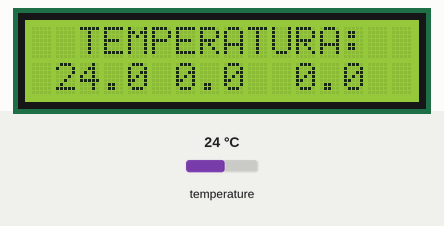
Simulated run of this sketch. Board: ESP32. On the bench: 16×2 character LCD. Inputs (shaded band) come from the test bench; at power-on: temperature 24 °C. WiFi joins after 1.5 s; servers stay silent unless stated; no MQTT or app messages arrive unless stated; what the sketch prints to the serial monitor is not drawn.

Above: at 7.8 s.
7.9 s: temperature set to 12 °C
At 8.7 s:
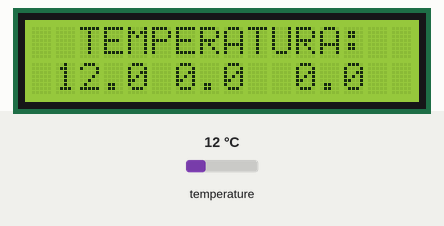
9.7 s: temperature set to 19 °C
At 10.7 s:
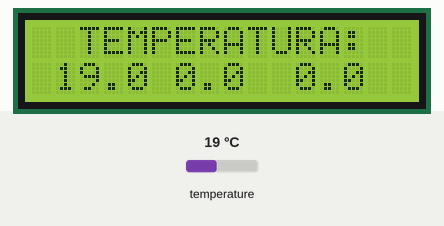
11.3 s: temperature set to 28 °C
At 12.6 s:
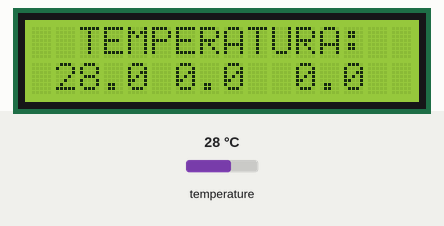
Timing chart, 0 to 14.3 s (numbered marks = the images above; inputs shaded):
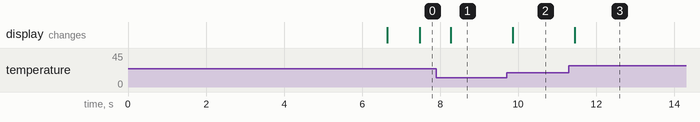

The sketch:

AMBAR_CEV_BIORREATOR_B.ino
```cpp
// ESP32 DEV KIT - AMBAR - Cliente Estacao de Compostagem e Vermicompostagem
#include <stdio.h>
#include <stdint.h>
#include <WiFi.h>
#include <PubSubClient.h>
#include <WiFiClient.h>
#include <WebServer.h>
#include <ESPmDNS.h>
#include <Update.h>
#include <Wire.h>
#include <OneWire.h>
#include <DallasTemperature.h>
#include <LiquidCrystal_I2C.h>

// Endereco DS18B20 1: 28FF641E837C5D30
// Endereco DS18B20 2: 28FF641E8377FA3F
// iP for OTA: 192.168.1.11/

// Wifi
const char* host = "AMBAR 1 - CEV - BIORREATOR B";
const char* SSID = "Guilherme OiFibra 2G";
const char* PASS = "zezewifi2805";
//const char* ssid = "Galaxy A13 0109";
//const char* pass = "njji1312";
//const char* SSID ="UNB Wireless";
//const char* PASS ="";
const char* mqtt_server = "broker.hivemq.com";  // MQTT server eh o mesmo que "broker"? Sim

// Defining ESP32 pins
#define GPIO12 12
#define DHTPIN 13
#define GPIO14 14
#define RXD2 16
#define TXD2 17
#define GPIO18 18
#define GPIO19 19
#define I2C_SDA 21
#define I2C_SCL 22
#define GPIO23 23
#define GPIO25 25
#define GPIO26 26
#define GPIO27 27
#define GPIO32 32
#define GPIO33 33

// Variaveis
volatile uint8_t flag_msgFromPayload = 0;
float temp[2];        // String para guardar temperaturas
int numberOfDevices;  // Numero de dispositivos One Wire encontrados
const int oneWireBus = 5;
long lastTemp = 0;

// Objetos
OneWire oneWire(oneWireBus);          // Setup a oneWire instance to communicate with any OneWire devices
DallasTemperature sensors(&oneWire);  // Pass our oneWire reference to Dallas Temperature sensor
// We'll use this variable to store a found device address
DeviceAddress tempDeviceAddress;
WiFiClient espClient;
PubSubClient client(espClient);
WebServer server(80);  //~Webserver para se comunicar via browser com ESP32
//Inicializa o display no endereco 0x27
LiquidCrystal_I2C lcd(0x27, 16, 2);  // O endereco de fabrica do LCD geralmente é 0x27 ou 0x7F

/* Códigos da página que será aberta no browser
   (quando comunicar via browser com o ESP32)
   Esta página exigirá um login e senha, de modo que somente
   quem tenha estas informações consiga atualizar o firmware
   do ESP32 de forma OTA */
const char* loginIndex =
  "<form name='loginForm'>"
  "<table width='20%' bgcolor='A09F9F' align='center'>"
  "<tr>"
  "<td colspan=2>"
  "<center><font size=4><b>AMBAR 1 - CEV - BIORREATOR A - identifique-se</b></font></center>"
  "<br>"
  "</td>"
  "<br>"
  "<br>"
  "</tr>"
  "<td>Login:</td>"
  "<td><input type='text' size=25 name='userid'><br></td>"
  "</tr>"
  "<br>"
  "<br>"
  "<tr>"
  "<td>Senha:</td>"
  "<td><input type='Password' size=25 name='pwd'><br></td>"
  "<br>"
  "<br>"
  "</tr>"
  "<tr>"
  "<td><input type='submit' onclick='check(this.form)' value='Acessar'></td>"
  "</tr>"
  "</table>"
  "</form>"
  "<script>"
  "function check(form)"
  "{"
  "if(form.userid.value=='admin' && form.pwd.value=='admin')"
  "{"
  "window.open('/serverIndex')"
  "}"
  "else"
  "{"
  " alert('Login ou senha inválidos')"
  "}"
  "}"
  "</script>";

const char* serverIndex =
  "<script src='https://ajax.googleapis.com/ajax/libs/jquery/3.2.1/jquery.min.js'></script>"
  "<form method='POST' action='#' enctype='multipart/form-data' id='upload_form'>"
  "<input type='file' name='update'>"
  "<input type='submit' value='Update'>"
  "</form>"
  "<div id='prg'>Progresso: 0%</div>"
  "<script>"
  "$('form').submit(function(e){"
  "e.preventDefault();"
  "var form = $('#upload_form')[0];"
  "var data = new FormData(form);"
  " $.ajax({"
  "url: '/update',"
  "type: 'POST',"
  "data: data,"
  "contentType: false,"
  "processData:false,"
  "xhr: function() {"
  "var xhr = new window.XMLHttpRequest();"
  "xhr.upload.addEventListener('progress', function(evt) {"
  "if (evt.lengthComputable) {"
  "var per = evt.loaded / evt.total;"
  "$('#prg').html('Progresso: ' + Math.round(per*100) + '%');"
  "}"
  "}, false);"
  "return xhr;"
  "},"
  "success:function(d, s) {"
  "console.log('Sucesso!')"
  "},"
  "error: function (a, b, c) {"
  "}"
  "});"
  "});"
  "</script>";

void setup(void) {

  Serial.begin(115200);
  setup_wifi();
  setup_server();
  client.setServer(mqtt_server, 1883);
  client.setCallback(callback);
  sensors.begin();  // 1 - Start the DS18B20 sensor
  oneWireSearch();
  Wire.begin(I2C_SDA, I2C_SCL);
  lcd.init();
  lcd.setBacklight(HIGH);  // Luz de fundo acesa
  lcd.setCursor(0, 0);
    // ***********************************************************************************************************
    // Visor do LCD: 0x00 0x01 0x02 0x03 0x04 0x05 0x06 0x07 0x08 0x09 0x0A 0x0B 0x0C 0x0D 0x0E 0x0F
    //               0x40 0x41 0x42 0x43 0x44 0x45 0x46 0x47 0x48 0x49 0x4A 0x4B 0x4C 0x4D 0x4E 0x4F
    //
    //              ("           T    E    M    P    E    R    A    T    U    R    A:               ");
    //              ("      X    X    ,    X    |    X    X    ,    X    |    X    X     ,   X      ");
    // ***********************************************************************************************************
  lcd.print("  TEMPERATURA:   ");
  lcd.print(" XX,X|XX,X|XX,X  ");
}
void setup_wifi() {
  delay(10);
  Serial.println();
  Serial.print("Conectado a rede: ");
  Serial.println(SSID);
  WiFi.begin(SSID, PASS);
  while (WiFi.status() != WL_CONNECTED) {
    delay(500);
    Serial.print(".");
  }
  Serial.println("");
  Serial.println("WiFi Conectado");
  Serial.println("IP: ");
  Serial.println(WiFi.localIP());
}
void setup_server() {
  /* Usa MDNS para resolver o DNS */
  if (!MDNS.begin(host)) {
    //http://esp32.local
    Serial.println("Erro ao configurar mDNS. O ESP32 vai reiniciar em 1s...");
    delay(1000);
    ESP.restart();
  }

  Serial.println("mDNS configurado e inicializado;");

  /* Configfura as páginas de login e upload de firmware OTA */
  server.on("/", HTTP_GET, []() {
    server.sendHeader("Connection", "close");
    server.send(200, "text/html", loginIndex);
  });

  server.on("/serverIndex", HTTP_GET, []() {
    server.sendHeader("Connection", "close");
    server.send(200, "text/html", serverIndex);
  });

  /* Define tratamentos do update de firmware OTA */
  server.on(
    "/update", HTTP_POST, []() {
      server.sendHeader("Connection", "close");
      server.send(200, "text/plain", (Update.hasError()) ? "FAIL" : "OK");
      ESP.restart();
    },
    []() {
      HTTPUpload& upload = server.upload();

      if (upload.status == UPLOAD_FILE_START) {
        /* Inicio do upload de firmware OTA */
        Serial.printf("Update: %s\n", upload.filename.c_str());
        if (!Update.begin(UPDATE_SIZE_UNKNOWN))
          Update.printError(Serial);
      } else if (upload.status == UPLOAD_FILE_WRITE) {
        /* Escrevendo firmware enviado na flash do ESP32 */
        if (Update.write(upload.buf, upload.currentSize) != upload.currentSize)
          Update.printError(Serial);
      } else if (upload.status == UPLOAD_FILE_END) {
        /* Final de upload */
        if (Update.end(true))
          Serial.printf("Sucesso no update de firmware: %u\nReiniciando ESP32...\n", upload.totalSize);
        else
          Update.printError(Serial);
      }
    });
  server.begin();
}
void oneWireSearch() {  // 1.1 - Grab a count of devices on the wire
  numberOfDevices = sensors.getDeviceCount();
  // 1.2 - locate devices on the bus
  Serial.print("Locating devices...");
  Serial.print("Found ");
  Serial.print(numberOfDevices, DEC);
  Serial.println(" devices.");
  // 1.3 - Loop through each device, print out address
  for (int i = 0; i < numberOfDevices; i++) {
    // Search the wire for address
    if (sensors.getAddress(tempDeviceAddress, i)) {
      Serial.print("Found device ");
      Serial.print(i, DEC);
      Serial.print(" with address: ");
      printAddress(tempDeviceAddress);
      Serial.println();
    } else {
      Serial.print("Found ghost device at ");
      Serial.print(i, DEC);
      Serial.print(" but could not detect address. Check power and cabling");
    }
  }
  delay(5000);
}
void reconnect() {
  while (!client.connected()) {
    Serial.print("Conectando ao MQTT...\n\r");
    client.publish("ambar/CEV/temp_reatorB", "Conectando");

    if (client.connect("AMBAR1")) {
      Serial.println("Conectado");

    } else {
      Serial.print("Erro:");
      Serial.print(client.state());
      Serial.println(" reconectando em 5 segundos");
    // Colocar para conectar pelo celular
    //const char* ssid = "Galaxy A13 0109";
    //const char* pass = "njji1312";
      delay(5000);
    }
  }
}

// ------------------------- MQTT --------------------------------
void callback(char* topic, byte* payload, unsigned int length) {
  Serial.print("\n\r ");
  Serial.print("Menssagem recebida[");
  Serial.print(topic);
  Serial.print("]\n\r ");
  // Convert the payload byte array to a string
  String receivedPayload = "";
  String topicStr = topic;

  for (unsigned int i = 0; i < length; i++) {
    // Process the received payload
    Serial.print((char)payload[i]);  // Imprime no terminal o payload do topic
    receivedPayload += (char)payload[i];
    flag_msgFromPayload = 1;
  }
  //  Serial.print("Received payload: ");
  //  Serial.println(receivedPayload);
}
void loop() {

  server.handleClient();  //
  sensors.requestTemperatures();
  if (!client.connected()) {
    reconnect();
  }
  client.loop();
  long now = millis();

  if (now - lastTemp > 500) {
    lastTemp = now;
    for (int i = 0; i < numberOfDevices; i++) {
      // Search the wire for address
      if (sensors.getAddress(tempDeviceAddress, i)) {
        // Output the device ID
        // Serial.print("Temperature for device: ");
        // Serial.println(i,DEC);
        // Print the data
        temp[i] = sensors.getTempC(tempDeviceAddress);
        // float tempC = sensors.getTempC(tempDeviceAddress);
        // Serial.print("Temp C: ");
        // Serial.print(tempC);
        // Serial.print(" Temp F: ");
      }
    }
    char tempTopstr[8];
    char tempCenterstr[8];
    char tempBottomstr[8];
    Serial.println("Temperatura topo: ");
    Serial.println(temp[0]);
    Serial.println("ºC");
    Serial.println("Temperatura centro: ");
    Serial.println(temp[1]);
    Serial.println("ºC");
    Serial.println("Temperatura base: ");
    Serial.println(temp[2]);
    Serial.println("ºC");
    dtostrf(temp[0], 1, 1, tempTopstr);
    dtostrf(temp[1], 1, 1, tempCenterstr);
    dtostrf(temp[2], 1, 1, tempBottomstr);
    client.publish("ambar/CEV/temp_reatorB/top", tempTopstr);
    client.publish("ambar/CEV/temp_reatorB/center", tempCenterstr);
    client.publish("ambar/CEV/temp_reatorB/bottom", tempBottomstr);
    // ***********************************************************************************************************
    // Visor do LCD: 0x00 0x01 0x02 0x03 0x04 0x05 0x06 0x07 0x08 0x09 0x0A 0x0B 0x0C 0x0D 0x0E 0x0F
    //               0x40 0x41 0x42 0x43 0x44 0x45 0x46 0x47 0x48 0x49 0x4A 0x4B 0x4C 0x4D 0x4E 0x4F
    //
    //              ("           T    E    M    P    E    R    A    T    U    R    A:               ");
    //              ("      X    X    ,    X    |    X    X    ,    X    |    X    X     ,   X      ");
    // ***********************************************************************************************************
    lcd.setCursor(1, 4);  // Coluna, Linha
    lcd.print(tempTopstr);
    lcd.setCursor(6, 4);  // Coluna, Linha
    lcd.print(tempCenterstr);
    lcd.setCursor(11, 4);  // Coluna, Linha
    lcd.print(tempBottomstr);
  }
}

// function to print a device address
void printAddress(DeviceAddress deviceAddress) {
  for (uint8_t i = 0; i < 8; i++) {
    if (deviceAddress[i] < 16) Serial.print("0");
    Serial.print(deviceAddress[i], HEX);
  }
}
```

Measured:
- after the input at 7.9 s, the display: changes after 0.37 s (image 1)
- after the input at 9.7 s, the display: changes after 0.16 s (image 2)
- after the input at 11.3 s, the display: changes after 0.15 s (image 3)
